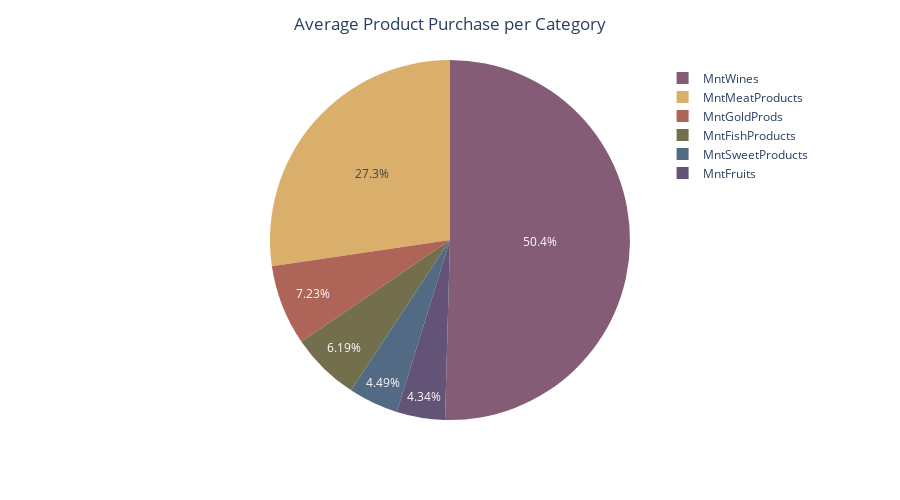

The code cell stored with this chart in its notebook:
### Markdown cell above
## 1. Analisa Produk per Kategori

### Code cell
avg = df[['MntWines', 'MntFruits', 'MntMeatProducts', 'MntFishProducts',
          'MntSweetProducts', 'MntGoldProds']].mean(axis=0)

fig = px.pie(values=avg.values, names=avg.index, width=900, height=500,
             color_discrete_sequence=px.colors.qualitative.Antique)
fig.update_layout(title_text='Average Product Purchase per Category', title_x=0.5,
                  legend=dict(
                      yanchor="top",
                      y=0.99,
                      xanchor="right",
                      x=0.99
                  ))

### Figure 1 — Plotly figure (JSON) as saved in the notebook; plotly's stock layout.template omitted (floating-point values rounded to 4 significant figures)
{"data": [{"domain": {"x": [0, 1], "y": [0, 1]}, "hovertemplate": "label=%{label}<br>value=%{value}<extra></extra>", "labels": ["MntWines", "MntFruits", "MntMeatProducts", "MntFishProducts", "MntSweetProducts", "MntGoldProds"], "legendgroup": "", "name": "", "showlegend": true, "type": "pie", "values": [306.4, 26.34, 165.9, 37.58, 27.25, 43.91]}], "layout": {"height": 500, "legend": {"tracegroupgap": 0, "x": 0.99, "xanchor": "right", "y": 0.99, "yanchor": "top"}, "margin": {"t": 60}, "piecolorway": ["rgb(133, 92, 117)", "rgb(217, 175, 107)", "rgb(175, 100, 88)", "rgb(115, 111, 76)", "rgb(82, 106, 131)", "rgb(98, 83, 119)", "rgb(104, 133, 92)", "rgb(156, 156, 94)", "rgb(160, 97, 119)", "rgb(140, 120, 93)", "rgb(124, 124, 124)"], "title": {"text": "Average Product Purchase per Category", "x": 0.5}, "width": 900}}
